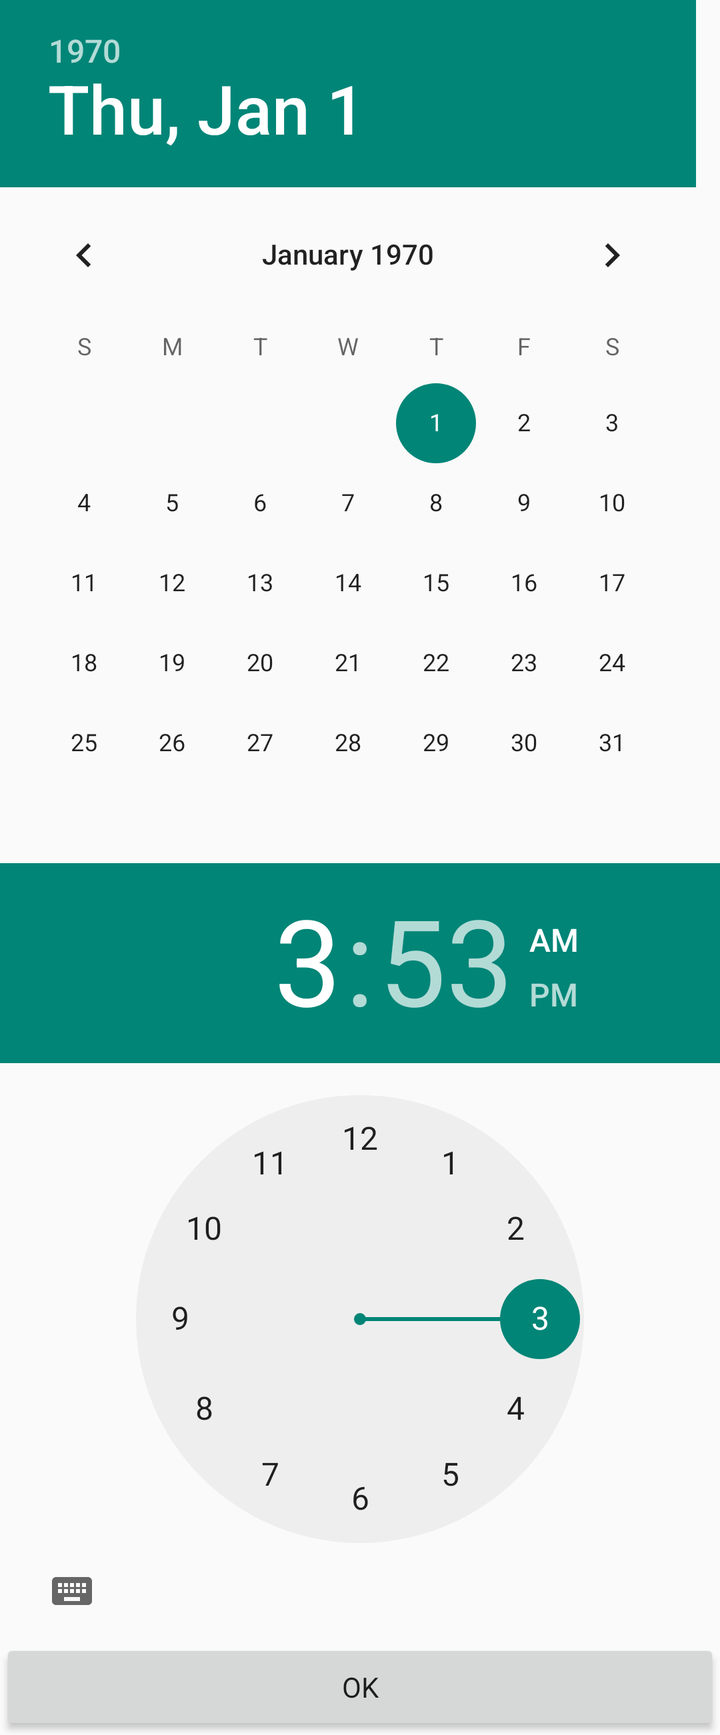
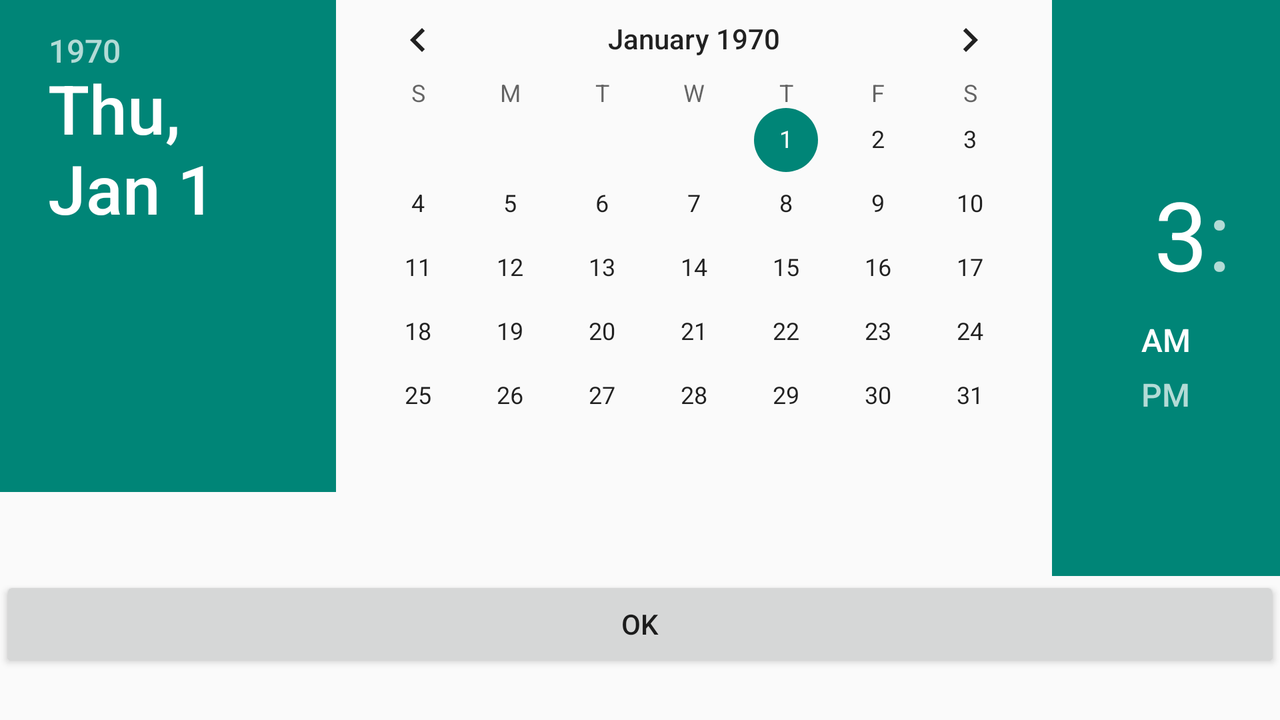

The same Android screen from two of the app's own layout files: first res/layout/ as a phone draws it, then the repository's variant for another configuration, drawn on a device whose configuration selects that folder. Both files follow.
<!-- AndroidManifest.xml: application theme AppTheme -->
<!-- res/layout/dialog_date.xml -->
<?xml version="1.0" encoding="utf-8"?>
<ScrollView xmlns:android="http://schemas.android.com/apk/res/android"
    android:layout_width="wrap_content"
    android:layout_height="wrap_content"
    android:id="@+id/scrollView3"
    android:fadeScrollbars="false"
    >
<LinearLayout
    android:id="@+id/dialog_date_time_layout"
    android:layout_width="wrap_content"
    android:layout_height="wrap_content"
    android:orientation="vertical"
    android:gravity="center_vertical|center_horizontal">

    <DatePicker
        android:id="@+id/dialog_date_datePicker"
        android:layout_width="match_parent"
        android:layout_height="wrap_content"
        android:calendarViewShown="false"
        android:layout_gravity="center_horizontal">
    </DatePicker>

    <TimePicker
        android:id="@+id/dialog_time_timePicker"
        android:layout_width="match_parent"
        android:layout_height="wrap_content"
        android:layout_gravity="center_horizontal"/>

    <Button
        android:layout_width="match_parent"
        android:layout_height="wrap_content"
        android:text="@android:string/ok"
        android:id="@+id/dialog_date_okButton"
        android:layout_gravity="center_horizontal"
        style="@style/AppBaseTheme"/>





</LinearLayout>
    </ScrollView>
<!-- resources referenced by this layout -->
<resources>
  <!-- from res/values-v14/ -->
  <style name="AppBaseTheme" parent="Theme.AppCompat.Light.DarkActionBar">
          
      </style>
  <style name="AppTheme" parent="AppBaseTheme">
          
      </style>
</resources>
<!-- res/layout-land/dialog_date.xml (the repository's variant of the layout above) -->
<!-- drawn on the phone turned sideways -->
<?xml version="1.0" encoding="utf-8"?>
<ScrollView xmlns:android="http://schemas.android.com/apk/res/android"
            android:layout_width="match_parent"
            android:layout_height="match_parent"
            android:id="@+id/scrollView3">
    <LinearLayout
        android:id="@+id/dialog_date_time_layout"
        android:layout_width="wrap_content"
        android:layout_height="wrap_content"
        android:orientation="vertical"
        android:measureWithLargestChild="false"
        android:gravity="center">

        <LinearLayout
            android:orientation="horizontal"
            android:layout_width="wrap_content"
            android:layout_height="wrap_content"
            android:layout_gravity="center_horizontal">

            <DatePicker
                android:id="@+id/dialog_date_datePicker"
                android:layout_width="wrap_content"
                android:layout_height="wrap_content"
                android:calendarViewShown="false" >
            </DatePicker>

            <TimePicker
                android:id="@+id/dialog_time_timePicker"
                android:layout_width="wrap_content"
                android:layout_height="wrap_content"
                />
        </LinearLayout>

        <Button
            android:layout_width="match_parent"
            android:layout_height="wrap_content"
            android:text="@android:string/ok"
            android:id="@+id/dialog_date_okButton"
            android:layout_gravity="center_horizontal"
         />





    </LinearLayout>
</ScrollView>
<!-- resources referenced by the variant -->
<!-- as the phone turned sideways resolves them -->
<resources>
  <style name="AppTheme" parent="AppBaseTheme">
          
      </style>
  <!-- from res/values-v14/ -->
  <style name="AppBaseTheme" parent="Theme.AppCompat.Light.DarkActionBar">
          
      </style>
</resources>
